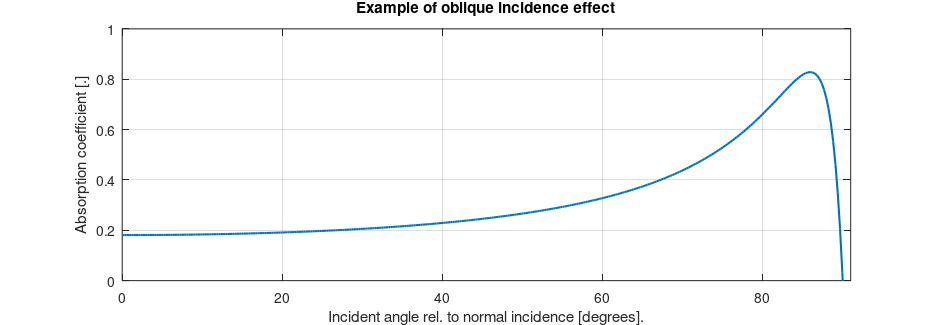

MATLAB code for this plot:
function oblique_incidence_demo()

    % Based on the formula on page Environmental and Architectural
    % acoustics, page 121, "sound absorption, materials and construction",
    % 1994.

    % Material impedance
    rn = 10;
    xn = 10;

    % Formula computation
    incidence_angles = [0 : 0.005 : pi/2 + 0.01];
    absorption = (4*rn*cos(incidence_angles)) ./ ((rn*cos(incidence_angles) + 1).^2 + (xn*cos(incidence_angles)).^2);

    % Results
    plot(incidence_angles / pi * 180, absorption, 'LineWidth', 1.5);
    grid
    xlim([0 91])
    ylim([0 1])
    xlabel('Incident angle rel. to normal incidence [degrees].')
    ylabel('Absorption coefficient [.]')
    title('Example of oblique incidence effect')

    % Save plot to file
    set(gcf, 'PaperPosition', [-0.5 0.15 9.4 3.25]);
    set(gcf, 'PaperSize', [8.5 3.5]);
    saveas(gcf, 'oblique_incidence_demo.pdf', 'pdf');
    close all
end
